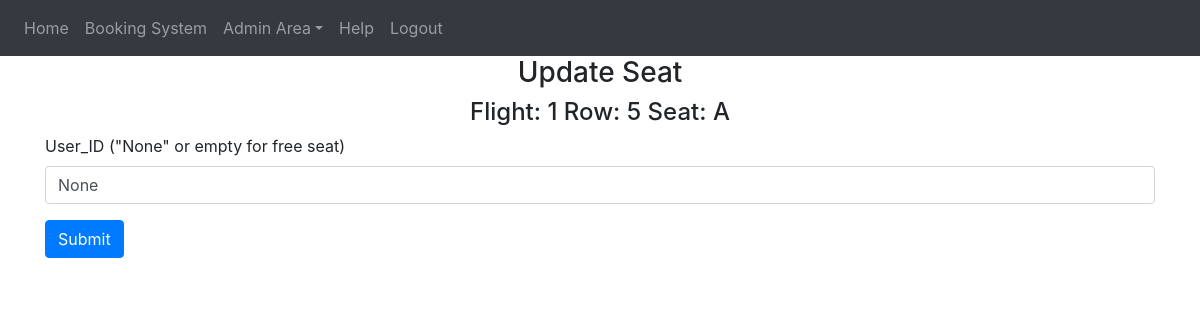
The page /admin-area/seats/update-seats/25 (signed in) on the database as committed earlier.
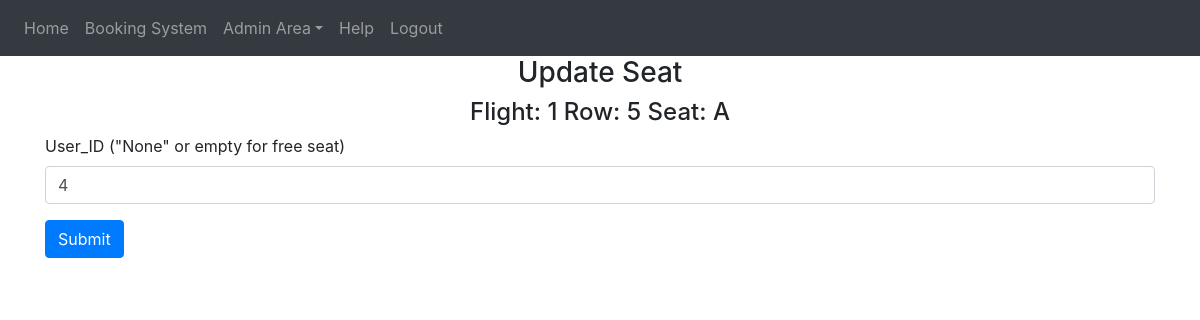
The same page on the database as committed later.
### website/models.py (models this page shows)
class Seat(db.Model):
    id = db.Column(db.Integer, primary_key=True)
    flight = db.Column(db.String(10))
    seat_row = db.Column(db.String(5))
    seat_column = db.Column(db.String(5))
    seat_status = db.Column(db.String(10))
    seat_type = db.Column(db.String(10))
    seat_unique = db.Column(db.String(20), unique=True)
    user_id = db.Column(db.Integer, db.ForeignKey('user.id'))

### website/admin.py (the view)
@admins.route('/seats/update-seats/<int:id>', methods=['GET', 'POST'])
@login_required
def update_seat(id):
    admin = admin_user_checker(current_user)
    if admin:
        seat_to_update = Seat.query.get_or_404(id)
        if request.method == 'POST':
            seat_to_update.user_id = request.form['user_id']
            if seat_to_update.user_id == '' or seat_to_update.user_id == 'None':
                seat_to_update.seat_status = 'True'
            else:
                seat_to_update.seat_status = 'False'
            try:
                db.session.commit()
                flash('Account updated!', category='success')
                return redirect('/admin-area/seats')
            except:
                flash('Account NOT updated!', category='error')
                return redirect('/admin-area/seats')
        else:
            return render_template('admin_update_seat.html', user=current_user, seat_to_update=seat_to_update)

### website/__init__.py (called while the page is built)
def create_app():
    from .views import views
    from .auth import auth
    from .admin import admins
    from .models import User, Seat
    app = Flask(__name__)
    app.config['SECRET_KEY'] = 'hjshjhdjah kjshkjdhjs'
    app.config['SQLALCHEMY_DATABASE_URI'] = f'sqlite:///{DB_NAME}'
    app.config['FLASK_ADMIN_SWATCH'] = 'cerulean'
    app.register_blueprint(views, url_prefix='/')
    app.register_blueprint(auth, url_prefix='/')
    app.register_blueprint(admins, url_prefix='/admin-area')
    db.init_app(app)
    create_database(app)
    login_manager = LoginManager()
    login_manager.login_view = 'auth.login'
    login_manager.init_app(app)
    @login_manager.user_loader
    def load_user(id):
        return User.query.get(int(id))
    return app

### website/python_scripts.py (called while the page is built)
def admin_user_checker(current_user):
    if current_user.role == 'admin':
        return True
    else:
        flash('You need do be an Admin to access!!', category='error')
        return redirect(url_for('views.home'))

### website/templates/admin_update_seat.html
{% extends "base.html" %} {% block title %}Updating Seat{% endblock %}
{% block content %}
<form action="/admin-area/seats/update-seats/{{seat_to_update.id}}" method="POST">
  <h3 align="center">Update Seat </h3>
  <h4 align="center">Flight: {{seat_to_update.flight}} Row: {{seat_to_update.seat_row}} Seat: {{seat_to_update.seat_column}} </h4>
  <div class="form-group">
    <label for="user_id">User_ID ("None" or empty for free seat)</label>
    <input
      type="text"
      class="form-control"
      id="user_id"
      name="user_id"
      value="{{ seat_to_update.user_id }}"
    />
  </div>
  <button type="submit" class="btn btn-primary">Submit</button>
</form>
{% endblock %}

Rows that differ between the two databases and show on the page:
changed Seat: user_id "None" → "4"
